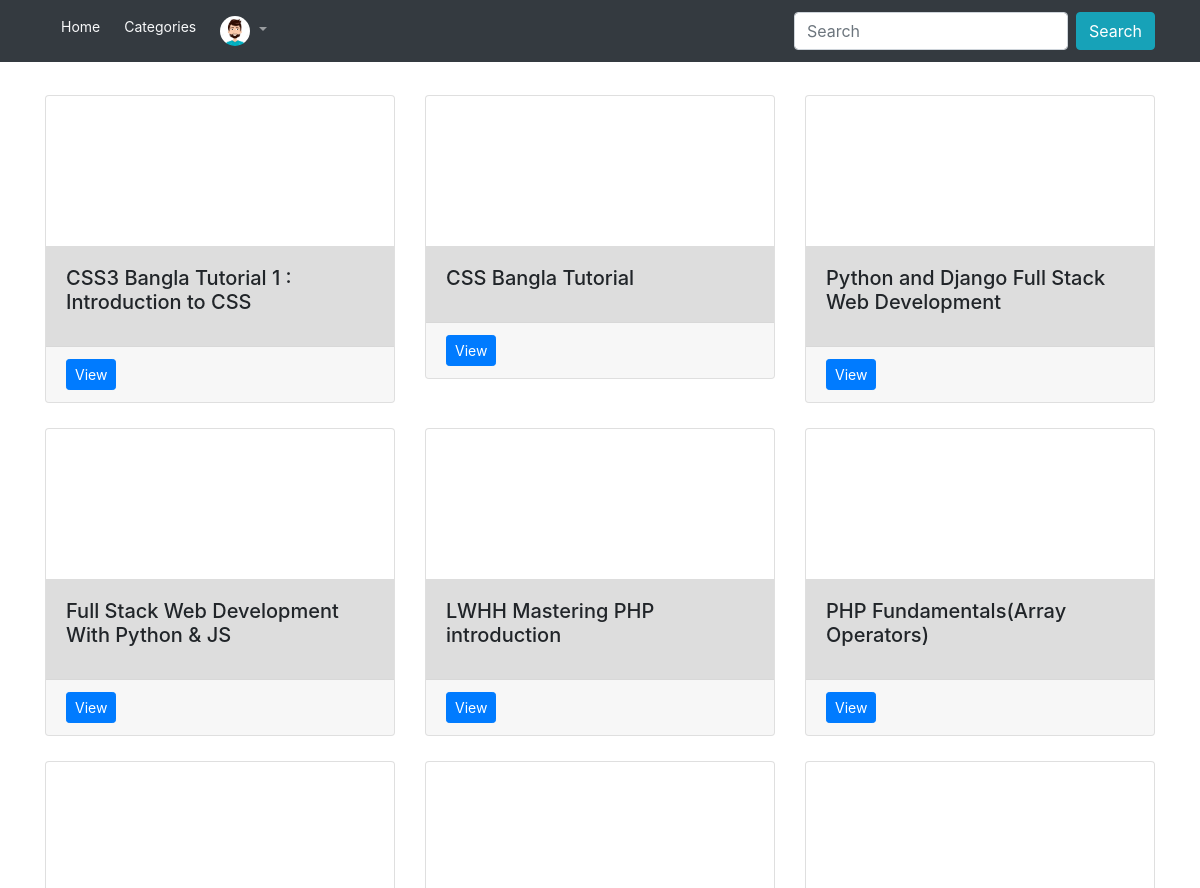
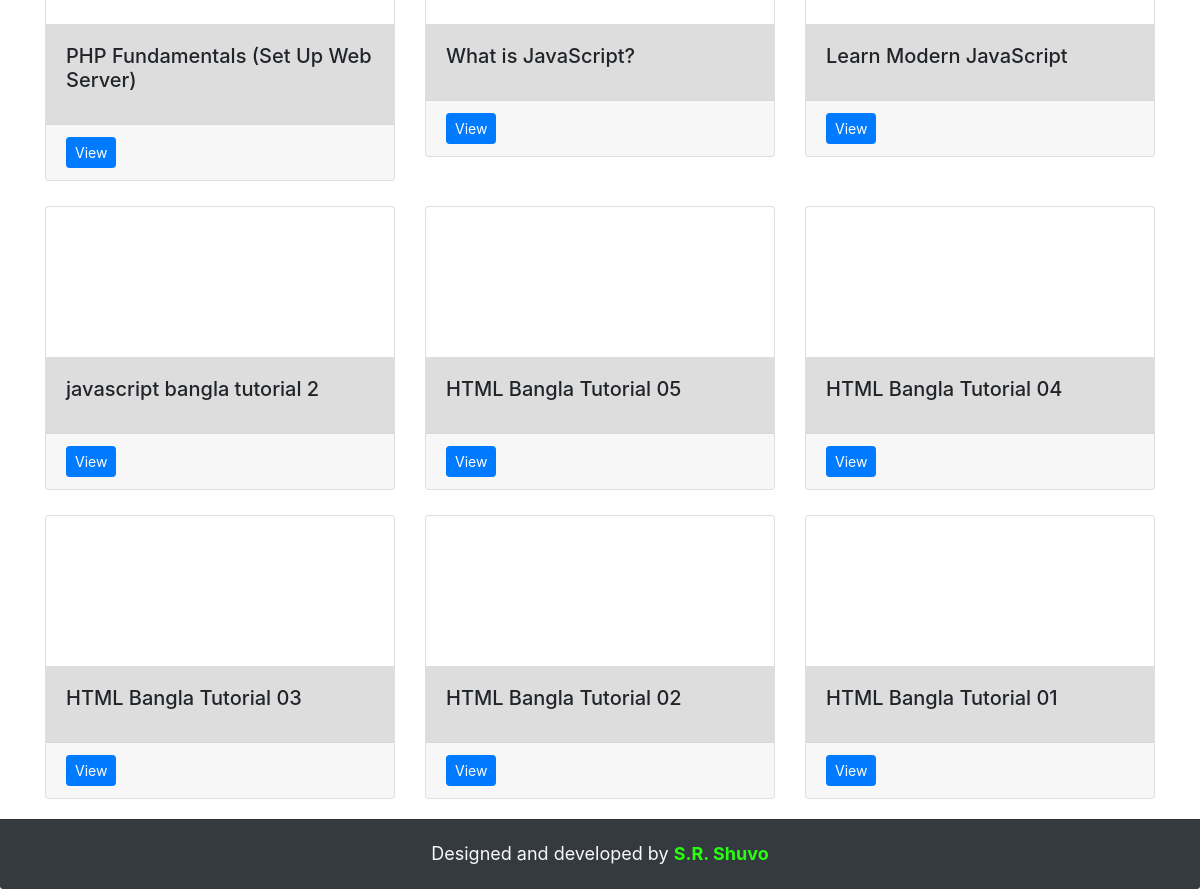
/ (signed in), run on the app's committed database (2 pictures, top to bottom).
### App_Login/models.py (models this page shows, shortened)
class UserProfile(models.Model):
    user = models.OneToOneField(User, on_delete=models.CASCADE, related_name='profile')
    full_name = models.CharField(max_length=264, blank=True)
    profile_pic = models.ImageField(upload_to='profile_pic', blank=True)

### App_Home/models.py (models this page shows, shortened)
class Video(models.Model):
    name = models.CharField(max_length=264)
    link = models.URLField()
    cat = models.ForeignKey(Category, on_delete=models.CASCADE)
    class Meta():
        ordering = ['-pk']

### App_Home/views.py (the view)
# urls.py: path('', views.home, name='home'),
def home(request):
    video = Video.objects.all()
    atleastOne = True
    search = ''
    if request.method == 'GET':
        search = request.GET.get('search', '')
        srchVdo = Video.objects.filter(name__icontains=search)
        video = srchVdo
        if srchVdo.count() < 1:
            atleastOne = False
    return render(request, 'App_Home/index.html', {'videos': video, 'atleastOne': atleastOne, 'search': search})

### App_Home/templates/App_Home/index.html (shortened to what this page needs)
{% extends 'base.html' %}
{% block body_block %}
  {% if search %}
    {% if atleastOne %}
    <h2 class="my-3">Videos for <strong style="color: #8e44ad">{{ search }}</strong></h2>
    <div class="row">
    {% for video in videos.all %}
    <div class="col-md-4">
      <div class="card wrap">
        <iframe width="100%" height="auto" src="{{ video.link }}" frameborder="0" allow="accelerometer; autoplay; clipboard-write; encrypted-media; gyroscope; picture-in-picture" allowfullscreen></iframe>
        <div class="card-body" style="background: #ddd">
          <h5 class="card-title">{{ video.name }}</h5>
        </div>
        <div class="card-footer">
          {% if user.is_authenticated %}
          <a href="{% url 'App_Login:view' vidId=video.id %}" class="btn btn-primary btn-sm">View</a>
          {% else %}
          <a href="{% url 'App_Login:login' %}" class="btn btn-info btn-sm">Login to give review</a>
          {% endif %}
        </div>
      </div>
    </div>
    {% endfor %}
    </div>
    {% else %}
    <div class="card p-5 mt-5 text-center">
      <h2 class="card-title"><strong>Sorry!</strong> No video found for <span style="color: #8e44ad">{{ search }}</span></h2>
  </div>
    {% endif %}
  {% else %}
<div class="row">
  {% for video in videos.all %}
  <div class="col-md-4">
    <div class="card wrap">
      <iframe width="100%" height="auto" src="{{ video.link }}" frameborder="0" allow="accelerometer; autoplay; clipboard-write; encrypted-media; gyroscope; picture-in-picture" allowfullscreen></iframe>
      <div class="card-body" style="background: #ddd">
        <h5 class="card-title">{{ video.name }}</h5>
      </div>
      <div class="card-footer">
        {% if user.is_authenticated %}
        <a href="{% url 'App_Login:view' vidId=video.id %}" class="btn btn-primary btn-sm">View</a>
        {% else %}
        <a href="{% url 'App_Login:login' %}" class="btn btn-info btn-sm">Login to give review</a>
        {% endif %}
      </div>
    </div>
  </div>
  {% endfor %}
</div>
  {% endif %}
{% endblock %}

### templates/base.html (shortened to what this page needs)
{% load static %}
<!DOCTYPE html>
<html lang="en" dir="ltr">
  <head>
    <link rel="stylesheet" href="https://maxcdn.bootstrapcdn.com/bootstrap/4.4.1/css/bootstrap.min.css">
      <link rel="stylesheet" href="https://cdnjs.cloudflare.com/ajax/libs/font-awesome/4.7.0/css/font-awesome.min.css">
  </head>
  <body>
    <nav class="navbar navbar-expand-sm bg-dark navbar-dark">
      <div class="container">
        <ul class="navbar-nav" style="width: 100%">
          <li class="nav-item ml-2">
            <a class="nav-link btn-sm text-light" href="{% url 'App_Home:home' %}">Home</a>
          </li>
          <li class="nav-item ml-2">
            <a class="nav-link btn-sm text-light" href="{% url 'App_Home:cat' %}">Categories</a>
          </li>
          {% if user.is_authenticated %}
          <li class="nav-item dropdown ml-2">
            <a class="nav-link dropdown-toggle" href="#" id="navbarDropdown" role="button" data-toggle="dropdown" aria-haspopup="true" aria-expanded="false">
              {% if user.profile.profile_pic %}
              <img src='/media/{{ user.profile.profile_pic }}' width="30" height="30" class="rounded-circle">
              {% else %}
              <img src='/media/default.png' width="30" height="30" class="rounded-circle">
              {% endif %}
            </a>
          </li>
          {% endif %}
          <form action="{% url 'App_Home:home' %}" class="form-inline ml-auto" method="GET">
            <input required class="form-control mr-sm-2" type="text" name="search" value="{% if search %}{{search}}{% endif %}" placeholder="Search">
            <button class="btn btn-info" type="submit">Search</button>
          </form>
        </ul>
      </div>
    </nav>
    <div class="container" style="margin-bottom: 90px;">
    {% block body_block %}{% endblock %}
    </div>
    <footer class="card-footer bg-dark text-center" style="position: fixed; bottom: 0; left:0; width: 100%; height: 70px;">
      <p style="font-size: 18px;" class="py-2 text-light">Designed and developed by <a href="https://www.facebook.com/shuvosr/" target="_blank" style="color: #27ff0d"><strong>S.R. Shuvo</strong></a></p>
    </footer>
  </body>
</html>

### App_Home/templates/App_Home/index.html (style rules this page uses)
.wrap { margin-top: 25px; }

### data on the page
Video: name "CSS3 Bangla Tutorial 1 : Introduction to CSS"
Video: name "CSS Bangla Tutorial"
Video: name "Python and Django Full Stack Web Development"
Video: name "Full Stack Web Development With Python & JS"
Video: name "LWHH Mastering PHP introduction"
Video: name "PHP Fundamentals(Array Operators)"
Video: name "PHP Fundamentals (Set Up Web Server)"
Video: name "What is JavaScript?"
Video: name "Learn Modern JavaScript"
Video: name "javascript bangla tutorial 2"
Video: name "HTML Bangla Tutorial 05"
Video: name "HTML Bangla Tutorial 04"
Video: name "HTML Bangla Tutorial 03"
Video: name "HTML Bangla Tutorial 02"
Video: name "HTML Bangla Tutorial 01"
